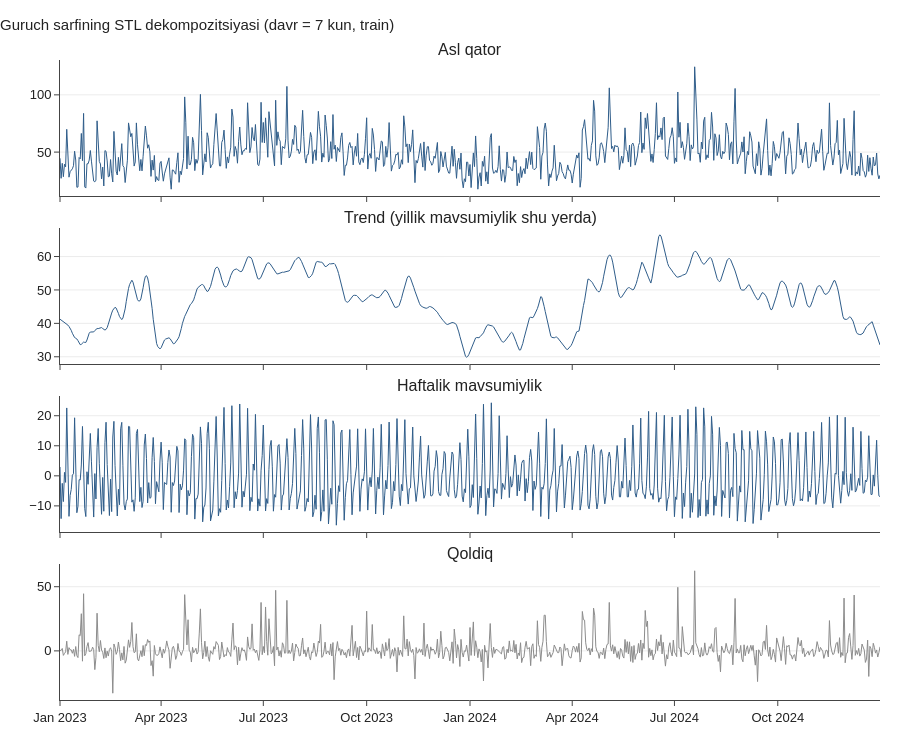

Notebook code for this chart:
### Markdown cell above
### A2. Dekompozitsiya (STL): trend, haftalik mavsumiylik va qoldiq

### Code cell
s = train.set_index("date")["rice_kg"]
stl = STL(s, period=7, robust=True).fit()
parts = [("Asl qator", s), ("Trend (yillik mavsumiylik shu yerda)", stl.trend),
         ("Haftalik mavsumiylik", stl.seasonal), ("Qoldiq", stl.resid)]
fig = make_subplots(rows=4, cols=1, shared_xaxes=True, vertical_spacing=0.05, subplot_titles=[p[0] for p in parts])
for i, (_, v) in enumerate(parts, start=1):
    fig.add_scatter(x=v.index, y=v.values, mode="lines", line=dict(width=1, color=style.BLUE if i < 4 else style.GREY),
                    showlegend=False, row=i, col=1)
fig.update_layout(title="Guruch sarfining STL dekompozitsiyasi (davr = 7 kun, train)", height=750)
style.save(fig, "02_stl")

### Figure 1 — Plotly figure (JSON) as saved in the notebook; plotly's stock layout.template omitted (floating-point values rounded to 4 significant figures; data arrays with more than 128 entries replaced by an {"elided": "..."} marker saying what was removed)
{"data": [{"line": {"color": "#2f5d8a", "width": 1}, "mode": "lines", "showlegend": false, "type": "scatter", "x": {"elided": "731 str values"}, "xaxis": "x", "y": {"elided": "731 float values"}, "yaxis": "y"}, {"line": {"color": "#2f5d8a", "width": 1}, "mode": "lines", "showlegend": false, "type": "scatter", "x": {"elided": "731 str values"}, "xaxis": "x2", "y": {"elided": "731 float values"}, "yaxis": "y2"}, {"line": {"color": "#2f5d8a", "width": 1}, "mode": "lines", "showlegend": false, "type": "scatter", "x": {"elided": "731 str values"}, "xaxis": "x3", "y": {"elided": "731 float values"}, "yaxis": "y3"}, {"line": {"color": "#8c8c8c", "width": 1}, "mode": "lines", "showlegend": false, "type": "scatter", "x": {"elided": "731 str values"}, "xaxis": "x4", "y": {"elided": "731 float values"}, "yaxis": "y4"}], "layout": {"annotations": [{"font": {"size": 16}, "showarrow": false, "text": "Asl qator", "x": 0.5, "xanchor": "center", "xref": "paper", "y": 1, "yanchor": "bottom", "yref": "paper"}, {"font": {"size": 16}, "showarrow": false, "text": "Trend (yillik mavsumiylik shu yerda)", "x": 0.5, "xanchor": "center", "xref": "paper", "y": 0.7375, "yanchor": "bottom", "yref": "paper"}, {"font": {"size": 16}, "showarrow": false, "text": "Haftalik mavsumiylik", "x": 0.5, "xanchor": "center", "xref": "paper", "y": 0.475, "yanchor": "bottom", "yref": "paper"}, {"font": {"size": 16}, "showarrow": false, "text": "Qoldiq", "x": 0.5, "xanchor": "center", "xref": "paper", "y": 0.2125, "yanchor": "bottom", "yref": "paper"}], "height": 750, "title": {"text": "Guruch sarfining STL dekompozitsiyasi (davr = 7 kun, train)"}, "xaxis": {"anchor": "y", "domain": [0, 1], "matches": "x4", "showticklabels": false}, "xaxis2": {"anchor": "y2", "domain": [0, 1], "matches": "x4", "showticklabels": false}, "xaxis3": {"anchor": "y3", "domain": [0, 1], "matches": "x4", "showticklabels": false}, "xaxis4": {"anchor": "y4", "domain": [0, 1]}, "yaxis": {"anchor": "x", "domain": [0.7875, 1]}, "yaxis2": {"anchor": "x2", "domain": [0.525, 0.7375]}, "yaxis3": {"anchor": "x3", "domain": [0.2625, 0.475]}, "yaxis4": {"anchor": "x4", "domain": [0, 0.2125]}}}
